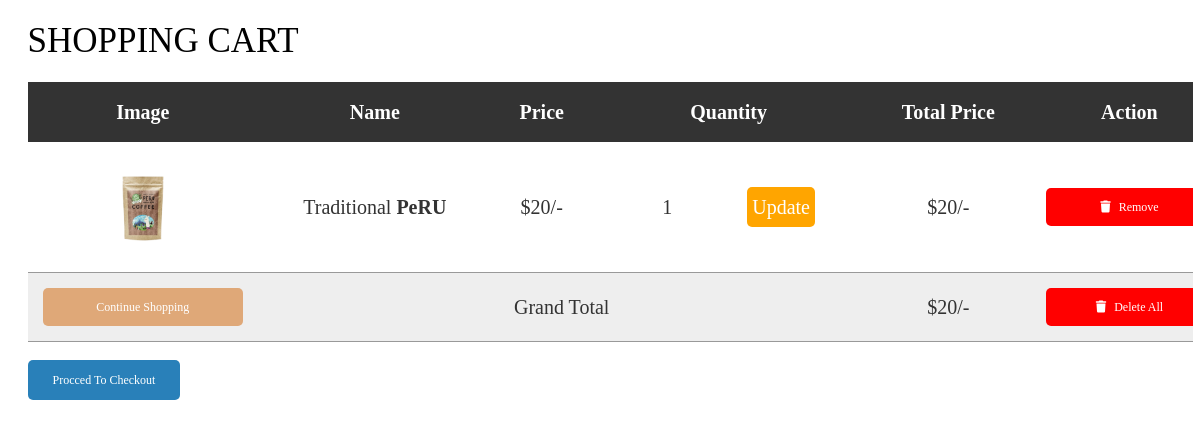
The app's page /cart.php with its own data.
### tables this page shows
CREATE TABLE `cart` (
  `id` int(11) NOT NULL,
  `name` varchar(255) NOT NULL,
  `price` decimal(10,2) NOT NULL,
  `image` varchar(255) NOT NULL,
  `quantity` int(11) NOT NULL DEFAULT 1
);

### cart.php (the view, shortened to what this page needs)
<?php
require('connection.php');
?>
<!DOCTYPE html>
<html lang="en">
<head>
   <link rel="stylesheet" href="https://cdnjs.cloudflare.com/ajax/libs/font-awesome/6.0.0/css/all.min.css">
   <link rel="stylesheet" href="css/bootstrap.min.css">
  <link rel="stylesheet" href="shopping.css">
</head>
<body>
<div class="container">
<section class="shopping-cart">
   <h1 class="heading">shopping cart</h1>
   <table >
      <thead>
         <th>image</th>
         <th>name</th>
         <th>price</th>
         <th>quantity</th>
         <th>total price</th>
         <th>action</th>
      </thead>
      <tbody>
         <?php
         $select_cart = mysqli_query($con, "SELECT * FROM `cart`");
         $grand_total = 0;
         if(mysqli_num_rows($select_cart) > 0){
            while($fetch_cart = mysqli_fetch_assoc($select_cart)){
         ?>
         <tr>
            <td><img src="<?php echo $fetch_cart['image']; ?>" height="100" alt=""></td>
            <td><?php echo $fetch_cart['name']; ?></td>
            <td>$<?php echo number_format($fetch_cart['price']); ?>/-</td>
            <td>
               <form action="" method="post" >
                  <input type="number" style="border:none" name="update_quantity" min="1"  value="<?php echo $fetch_cart['quantity']; ?>" >
                  <input type="submit" value="update" class="p-2" style="border-radius:5px" name="update_update_btn">
               </form>
            </td>
            <td>$<?php echo $sub_total = number_format($fetch_cart['price'] * $fetch_cart['quantity']); ?>/-</td>
            <td><a href="cart.php?remove=<?php echo $fetch_cart['id']; ?>" onclick="return confirm('remove item from cart?')" class="delete-btn"> <i class="fas fa-trash"></i> remove</a></td>
         </tr>
         <?php
           $grand_total += $sub_total;
            };
         };
         ?>
         <tr class="table-bottom">
            <td><a href="products.php" class="option-btn" style="margin-top: 0;">continue shopping</a></td>
            <td colspan="3">grand total</td>
            <td>$<?php echo $grand_total; ?>/-</td>
            <td><a href="cart.php?delete_all" onclick="return confirm('are you sure you want to delete all?');" class="delete-btn"> <i class="fas fa-trash"></i> delete all </a></td>
         </tr>
      </tbody>
   </table>
   <div class="checkout-btn">
      <a href="checkout.php" class="btn <?= ($grand_total > 1)?'':'disabled'; ?>">procced to checkout</a>
   </div>
</section>
</div>
</body>
</html>

### shopping.css (style rules this page uses)
:root { --blue:#2980b9; --red:rgb(250, 137, 117); --orange:orange; --black:#333; --white:#fff; --bg-color:#eee; --dark-bg:rgba(0,0,0,.7); --box-shadow:0 .5rem 1rem rgba(0,0,0,.1); --border:.1rem solid #999; }
* { font-family: Poppins; margin:0; padding:0; box-sizing: border-box; outline: none; border:none; text-decoration: none; text-transform: capitalize; }
html { font-size: 62.5%; overflow-x: hidden; }
.container { max-width: 1200px; margin:0 auto; }
section { padding:2rem; }
.heading { text-align: center; font-size: 3.5rem; text-transform: uppercase; color:#000; margin-bottom: 2rem; }
.btn, .option-btn, .delete-btn { display: block; width: 100%; text-align: center; background-color: var(--blue); color:var(--white); font-size: 1.2rem; padding:1rem 2.4rem; border-radius: .5rem; cursor: pointer; margin-top: .8rem; }
td a { text-decoration: none; }
.option-btn i, .delete-btn i { padding-right: .5rem; }
.option-btn { background-color: #dfa878; }
.delete-btn { margin-top: 0; background-color: red; }
table { border: none; }
.shopping-cart table tbody td { padding: 10px; font-size: 1rem; color: #333; border: none; }
.shopping-cart table { text-align: center; width: 100%; }
.shopping-cart table thead th { padding:1.5rem; font-size: 2rem; color:var(--white); background-color: var(--black); }
.shopping-cart table tr td { border-bottom: var(--border); padding:1.5rem; font-size: 2rem; color:var(--black); }
.shopping-cart table input[type="number"] { padding:1rem 2rem; font-size: 2rem; color:var(--black); width: 10rem; }
.shopping-cart table input[type="submit"] { padding:.5rem 1.5rem; cursor: pointer; font-size: 2rem; background-color: var(--orange); color:var(--white); }
.shopping-cart table .table-bottom { background-color: var(--bg-color); }
.shopping-cart .checkout-btn { text-align: center; margin-top: 1rem; }
.shopping-cart .checkout-btn a { display: inline-block; width: auto; }
@media (max-width:1200px) { .shopping-cart { overflow-x: scroll; } }
@media (max-width:1200px) { .shopping-cart table { width: 120rem; } }
@media (max-width:1200px) { .shopping-cart .heading { text-align: left; } }
@media (max-width:1200px) { .shopping-cart .checkout-btn { text-align: left; } }

### records on screen
cart: image (picture), name "Traditional PeRU", price "20", update_quantity "1", $sub_total = number_format($fetch_cart['price'] * $fetch_cart['quantity']) "20"

### other values on screen
$grand_total "20"
